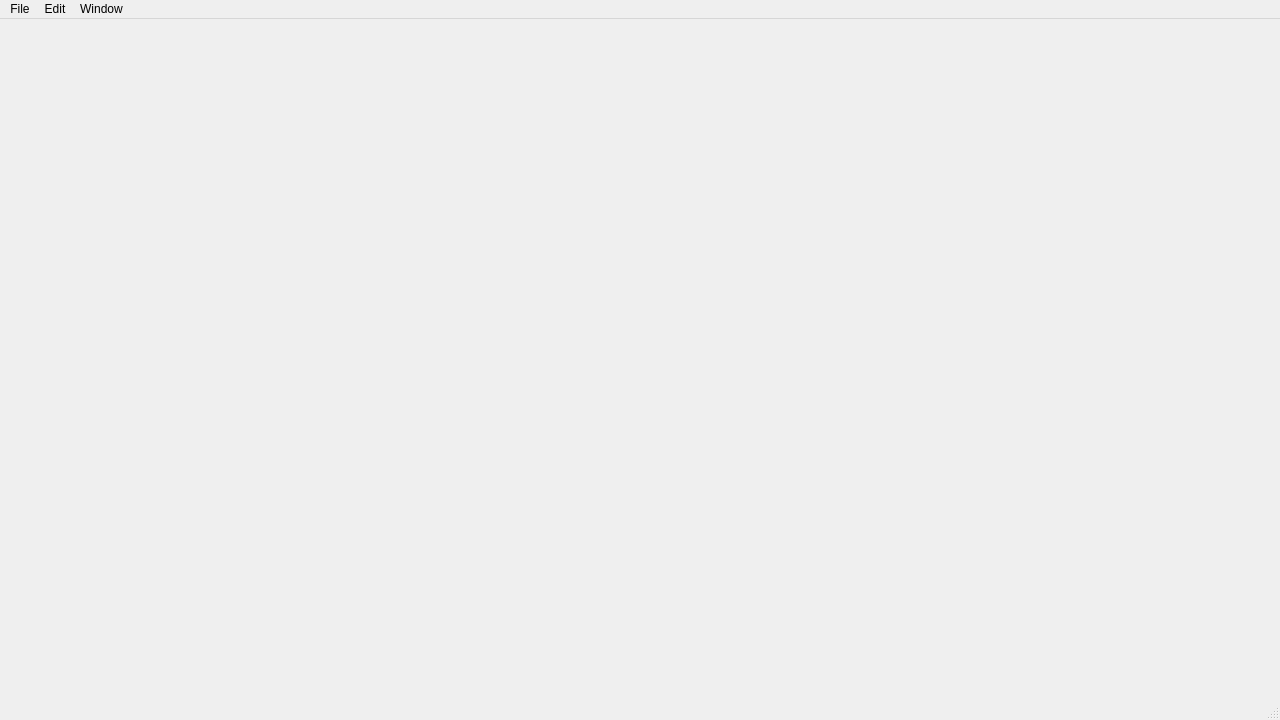
<?xml version="1.0" encoding="UTF-8"?>
<ui version="4.0">
 <class>MainWindow</class>
 <widget class="QMainWindow" name="MainWindow">
  <property name="geometry">
   <rect>
    <x>0</x>
    <y>0</y>
    <width>1280</width>
    <height>720</height>
   </rect>
  </property>
  <property name="windowTitle">
   <string>Bernini Editor</string>
  </property>
  <widget class="QWidget" name="centralwidget"/>
  <widget class="QMenuBar" name="menubar">
   <widget class="QMenu" name="menuFile">
    <property name="title">
     <string>File</string>
    </property>
    <addaction name="actionOpen"/>
    <addaction name="actionSave"/>
    <addaction name="separator"/>
    <addaction name="actionExit"/>
   </widget>
   <widget class="QMenu" name="menuEdit">
    <property name="title">
     <string>Edit</string>
    </property>
   </widget>
   <widget class="QMenu" name="menuWindow">
    <property name="title">
     <string>Window</string>
    </property>
   </widget>
   <addaction name="menuFile"/>
   <addaction name="menuEdit"/>
   <addaction name="menuWindow"/>
  </widget>
  <widget class="QStatusBar" name="statusbar"/>
  <action name="actionOpen">
   <property name="text">
    <string>Open...</string>
   </property>
  </action>
  <action name="actionSave">
   <property name="text">
    <string>Save</string>
   </property>
  </action>
  <action name="actionExit">
   <property name="text">
    <string>Exit</string>
   </property>
  </action>
 </widget>
 <resources/>
 <connections/>
</ui>
